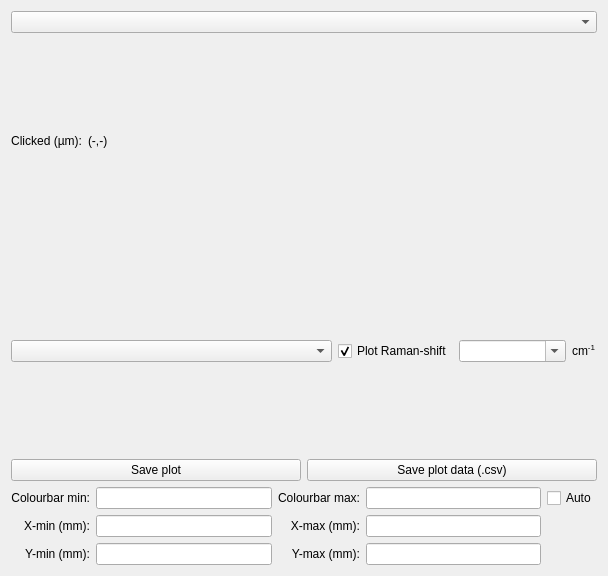
<?xml version="1.0" encoding="UTF-8"?>
<ui version="4.0">
 <class>HeatmapPlotter</class>
 <widget class="QWidget" name="HeatmapPlotter">
  <property name="geometry">
   <rect>
    <x>0</x>
    <y>0</y>
    <width>608</width>
    <height>576</height>
   </rect>
  </property>
  <property name="windowTitle">
   <string>Form</string>
  </property>
  <layout class="QVBoxLayout" name="verticalLayout_2">
   <item>
    <layout class="QVBoxLayout" name="main_layout">
     <item>
      <widget class="QComboBox" name="combo_plotoption"/>
     </item>
     <item>
      <layout class="QFormLayout" name="lyt_plot_params"/>
     </item>
     <item>
      <layout class="QVBoxLayout" name="lyt_heatmap_holder"/>
     </item>
     <item>
      <layout class="QHBoxLayout" name="horizontalLayout_3">
       <item>
        <widget class="QLabel" name="label_8">
         <property name="text">
          <string>Clicked (µm):</string>
         </property>
         <property name="alignment">
          <set>Qt::AlignmentFlag::AlignRight|Qt::AlignmentFlag::AlignTrailing|Qt::AlignmentFlag::AlignVCenter</set>
         </property>
        </widget>
       </item>
       <item>
        <widget class="QLabel" name="lbl_clickedcoor">
         <property name="sizePolicy">
          <sizepolicy hsizetype="Preferred" vsizetype="Preferred">
           <horstretch>1</horstretch>
           <verstretch>0</verstretch>
          </sizepolicy>
         </property>
         <property name="text">
          <string>(-,-)</string>
         </property>
        </widget>
       </item>
      </layout>
     </item>
     <item>
      <layout class="QHBoxLayout" name="horizontalLayout">
       <item>
        <widget class="QComboBox" name="combo_unitchoise">
         <property name="sizePolicy">
          <sizepolicy hsizetype="Preferred" vsizetype="Fixed">
           <horstretch>3</horstretch>
           <verstretch>0</verstretch>
          </sizepolicy>
         </property>
        </widget>
       </item>
       <item>
        <widget class="QCheckBox" name="chk_Ramanshift">
         <property name="text">
          <string>Plot Raman-shift</string>
         </property>
         <property name="checked">
          <bool>true</bool>
         </property>
        </widget>
       </item>
       <item>
        <widget class="QComboBox" name="combo_spectralpos">
         <property name="sizePolicy">
          <sizepolicy hsizetype="Preferred" vsizetype="Fixed">
           <horstretch>1</horstretch>
           <verstretch>0</verstretch>
          </sizepolicy>
         </property>
         <property name="editable">
          <bool>true</bool>
         </property>
        </widget>
       </item>
       <item>
        <widget class="QLabel" name="lbl_specposunit">
         <property name="text">
          <string>cm&lt;sup&gt;-1&lt;sup&gt;</string>
         </property>
        </widget>
       </item>
      </layout>
     </item>
     <item>
      <layout class="QHBoxLayout" name="horizontalLayout_2">
       <item>
        <widget class="QPushButton" name="btn_saveplot">
         <property name="text">
          <string>Save plot</string>
         </property>
        </widget>
       </item>
       <item>
        <widget class="QPushButton" name="btn_savedata">
         <property name="text">
          <string>Save plot data (.csv)</string>
         </property>
        </widget>
       </item>
      </layout>
     </item>
     <item>
      <layout class="QGridLayout" name="gridLayout_2">
       <item row="2" column="3">
        <widget class="QLineEdit" name="ent_ymax"/>
       </item>
       <item row="0" column="1">
        <widget class="QLineEdit" name="ent_cbar_min"/>
       </item>
       <item row="2" column="2">
        <widget class="QLabel" name="label_7">
         <property name="text">
          <string>Y-max (mm):</string>
         </property>
         <property name="alignment">
          <set>Qt::AlignmentFlag::AlignRight|Qt::AlignmentFlag::AlignTrailing|Qt::AlignmentFlag::AlignVCenter</set>
         </property>
        </widget>
       </item>
       <item row="0" column="2">
        <widget class="QLabel" name="label_5">
         <property name="text">
          <string>Colourbar max:</string>
         </property>
         <property name="alignment">
          <set>Qt::AlignmentFlag::AlignRight|Qt::AlignmentFlag::AlignTrailing|Qt::AlignmentFlag::AlignVCenter</set>
         </property>
        </widget>
       </item>
       <item row="1" column="0">
        <widget class="QLabel" name="label_3">
         <property name="text">
          <string>X-min (mm):</string>
         </property>
         <property name="alignment">
          <set>Qt::AlignmentFlag::AlignRight|Qt::AlignmentFlag::AlignTrailing|Qt::AlignmentFlag::AlignVCenter</set>
         </property>
        </widget>
       </item>
       <item row="0" column="3">
        <widget class="QLineEdit" name="ent_cbar_max"/>
       </item>
       <item row="1" column="2">
        <widget class="QLabel" name="label_6">
         <property name="text">
          <string>X-max (mm):</string>
         </property>
         <property name="alignment">
          <set>Qt::AlignmentFlag::AlignRight|Qt::AlignmentFlag::AlignTrailing|Qt::AlignmentFlag::AlignVCenter</set>
         </property>
        </widget>
       </item>
       <item row="1" column="3">
        <widget class="QLineEdit" name="ent_xmax"/>
       </item>
       <item row="1" column="1">
        <widget class="QLineEdit" name="ent_xmin"/>
       </item>
       <item row="2" column="1">
        <widget class="QLineEdit" name="ent_ymin"/>
       </item>
       <item row="0" column="0">
        <widget class="QLabel" name="label_2">
         <property name="text">
          <string>Colourbar min:</string>
         </property>
         <property name="alignment">
          <set>Qt::AlignmentFlag::AlignRight|Qt::AlignmentFlag::AlignTrailing|Qt::AlignmentFlag::AlignVCenter</set>
         </property>
        </widget>
       </item>
       <item row="2" column="0">
        <widget class="QLabel" name="label_4">
         <property name="text">
          <string>Y-min (mm):</string>
         </property>
         <property name="alignment">
          <set>Qt::AlignmentFlag::AlignRight|Qt::AlignmentFlag::AlignTrailing|Qt::AlignmentFlag::AlignVCenter</set>
         </property>
        </widget>
       </item>
       <item row="0" column="4">
        <widget class="QCheckBox" name="chk_autocbar">
         <property name="text">
          <string>Auto</string>
         </property>
        </widget>
       </item>
      </layout>
     </item>
    </layout>
   </item>
  </layout>
 </widget>
 <resources/>
 <connections/>
</ui>
